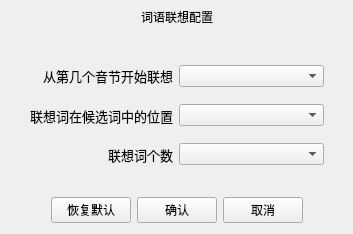
<?xml version="1.0" encoding="UTF-8"?>
<ui version="4.0">
 <class>suggestset</class>
 <widget class="QWidget" name="suggestset">
  <property name="geometry">
   <rect>
    <x>0</x>
    <y>0</y>
    <width>353</width>
    <height>234</height>
   </rect>
  </property>
  <property name="minimumSize">
   <size>
    <width>0</width>
    <height>0</height>
   </size>
  </property>
  <property name="maximumSize">
   <size>
    <width>16653</width>
    <height>16653</height>
   </size>
  </property>
  <property name="windowTitle">
   <string>词语联想设置</string>
  </property>
  <layout class="QVBoxLayout" name="verticalLayout_2">
   <property name="leftMargin">
    <number>0</number>
   </property>
   <property name="topMargin">
    <number>0</number>
   </property>
   <property name="rightMargin">
    <number>0</number>
   </property>
   <item>
    <layout class="QVBoxLayout" name="verticalLayout">
     <item>
      <widget class="QWidget" name="widget" native="true">
       <property name="minimumSize">
        <size>
         <width>298</width>
         <height>32</height>
        </size>
       </property>
       <property name="maximumSize">
        <size>
         <width>16635</width>
         <height>16635</height>
        </size>
       </property>
       <layout class="QHBoxLayout" name="horizontalLayout_2">
        <property name="leftMargin">
         <number>0</number>
        </property>
        <property name="topMargin">
         <number>0</number>
        </property>
        <property name="rightMargin">
         <number>0</number>
        </property>
        <property name="bottomMargin">
         <number>0</number>
        </property>
        <item>
         <layout class="QHBoxLayout" name="horizontalLayout">
          <item>
           <spacer name="horizontalSpacer">
            <property name="orientation">
             <enum>Qt::Horizontal</enum>
            </property>
            <property name="sizeType">
             <enum>QSizePolicy::Expanding</enum>
            </property>
            <property name="sizeHint" stdset="0">
             <size>
              <width>40</width>
              <height>20</height>
             </size>
            </property>
           </spacer>
          </item>
          <item>
           <widget class="QLabel" name="title_label">
            <property name="sizePolicy">
             <sizepolicy hsizetype="Preferred" vsizetype="Expanding">
              <horstretch>0</horstretch>
              <verstretch>0</verstretch>
             </sizepolicy>
            </property>
            <property name="text">
             <string>词语联想配置</string>
            </property>
           </widget>
          </item>
          <item>
           <spacer name="horizontalSpacer_2">
            <property name="orientation">
             <enum>Qt::Horizontal</enum>
            </property>
            <property name="sizeHint" stdset="0">
             <size>
              <width>40</width>
              <height>20</height>
             </size>
            </property>
           </spacer>
          </item>
         </layout>
        </item>
       </layout>
      </widget>
     </item>
     <item>
      <spacer name="verticalSpacer_2">
       <property name="orientation">
        <enum>Qt::Vertical</enum>
       </property>
       <property name="sizeType">
        <enum>QSizePolicy::Minimum</enum>
       </property>
       <property name="sizeHint" stdset="0">
        <size>
         <width>20</width>
         <height>20</height>
        </size>
       </property>
      </spacer>
     </item>
     <item>
      <layout class="QHBoxLayout" name="horizontalLayout_3" stretch="1,5,5,1">
       <item>
        <spacer name="horizontalSpacer_3">
         <property name="orientation">
          <enum>Qt::Horizontal</enum>
         </property>
         <property name="sizeHint" stdset="0">
          <size>
           <width>40</width>
           <height>20</height>
          </size>
         </property>
        </spacer>
       </item>
       <item>
        <widget class="QLabel" name="label_syllable_location">
         <property name="sizePolicy">
          <sizepolicy hsizetype="Preferred" vsizetype="Expanding">
           <horstretch>0</horstretch>
           <verstretch>0</verstretch>
          </sizepolicy>
         </property>
         <property name="font">
          <font>
           <family>微软雅黑</family>
           <pointsize>10</pointsize>
          </font>
         </property>
         <property name="layoutDirection">
          <enum>Qt::LeftToRight</enum>
         </property>
         <property name="text">
          <string>从第几个音节开始联想</string>
         </property>
         <property name="alignment">
          <set>Qt::AlignRight|Qt::AlignTrailing|Qt::AlignVCenter</set>
         </property>
        </widget>
       </item>
       <item>
        <widget class="QComboBox" name="comboBox_syllable_location">
         <property name="sizePolicy">
          <sizepolicy hsizetype="Expanding" vsizetype="Fixed">
           <horstretch>0</horstretch>
           <verstretch>0</verstretch>
          </sizepolicy>
         </property>
        </widget>
       </item>
       <item>
        <spacer name="horizontalSpacer_4">
         <property name="orientation">
          <enum>Qt::Horizontal</enum>
         </property>
         <property name="sizeHint" stdset="0">
          <size>
           <width>40</width>
           <height>20</height>
          </size>
         </property>
        </spacer>
       </item>
      </layout>
     </item>
     <item>
      <layout class="QHBoxLayout" name="horizontalLayout_4" stretch="1,5,5,1">
       <item>
        <spacer name="horizontalSpacer_5">
         <property name="orientation">
          <enum>Qt::Horizontal</enum>
         </property>
         <property name="sizeHint" stdset="0">
          <size>
           <width>40</width>
           <height>20</height>
          </size>
         </property>
        </spacer>
       </item>
       <item>
        <widget class="QLabel" name="label_suggestWord_location">
         <property name="sizePolicy">
          <sizepolicy hsizetype="Preferred" vsizetype="Expanding">
           <horstretch>0</horstretch>
           <verstretch>0</verstretch>
          </sizepolicy>
         </property>
         <property name="font">
          <font>
           <family>微软雅黑</family>
           <pointsize>10</pointsize>
          </font>
         </property>
         <property name="layoutDirection">
          <enum>Qt::LeftToRight</enum>
         </property>
         <property name="text">
          <string>联想词在候选词中的位置</string>
         </property>
         <property name="alignment">
          <set>Qt::AlignRight|Qt::AlignTrailing|Qt::AlignVCenter</set>
         </property>
        </widget>
       </item>
       <item>
        <widget class="QComboBox" name="comboBox_suggestWord_location"/>
       </item>
       <item>
        <spacer name="horizontalSpacer_6">
         <property name="orientation">
          <enum>Qt::Horizontal</enum>
         </property>
         <property name="sizeHint" stdset="0">
          <size>
           <width>40</width>
           <height>20</height>
          </size>
         </property>
        </spacer>
       </item>
      </layout>
     </item>
     <item>
      <layout class="QHBoxLayout" name="horizontalLayout_5" stretch="1,5,5,1">
       <item>
        <spacer name="horizontalSpacer_7">
         <property name="orientation">
          <enum>Qt::Horizontal</enum>
         </property>
         <property name="sizeHint" stdset="0">
          <size>
           <width>40</width>
           <height>20</height>
          </size>
         </property>
        </spacer>
       </item>
       <item>
        <widget class="QLabel" name="label_suggest_word_count">
         <property name="sizePolicy">
          <sizepolicy hsizetype="Preferred" vsizetype="Expanding">
           <horstretch>0</horstretch>
           <verstretch>0</verstretch>
          </sizepolicy>
         </property>
         <property name="font">
          <font>
           <family>微软雅黑</family>
           <pointsize>10</pointsize>
          </font>
         </property>
         <property name="text">
          <string>联想词个数</string>
         </property>
         <property name="alignment">
          <set>Qt::AlignRight|Qt::AlignTrailing|Qt::AlignVCenter</set>
         </property>
        </widget>
       </item>
       <item>
        <widget class="QComboBox" name="comboBox_suggest_word_count"/>
       </item>
       <item>
        <spacer name="horizontalSpacer_8">
         <property name="orientation">
          <enum>Qt::Horizontal</enum>
         </property>
         <property name="sizeHint" stdset="0">
          <size>
           <width>40</width>
           <height>20</height>
          </size>
         </property>
        </spacer>
       </item>
      </layout>
     </item>
     <item>
      <spacer name="verticalSpacer">
       <property name="orientation">
        <enum>Qt::Vertical</enum>
       </property>
       <property name="sizeType">
        <enum>QSizePolicy::Minimum</enum>
       </property>
       <property name="sizeHint" stdset="0">
        <size>
         <width>20</width>
         <height>20</height>
        </size>
       </property>
      </spacer>
     </item>
     <item>
      <layout class="QHBoxLayout" name="horizontalLayout_6" stretch="0,0,0,0,0">
       <item>
        <spacer name="horizontalSpacer_9">
         <property name="orientation">
          <enum>Qt::Horizontal</enum>
         </property>
         <property name="sizeHint" stdset="0">
          <size>
           <width>40</width>
           <height>20</height>
          </size>
         </property>
        </spacer>
       </item>
       <item>
        <widget class="QPushButton" name="button_reset">
         <property name="text">
          <string>恢复默认</string>
         </property>
        </widget>
       </item>
       <item>
        <widget class="QPushButton" name="button_ok">
         <property name="text">
          <string>确认</string>
         </property>
        </widget>
       </item>
       <item>
        <widget class="QPushButton" name="button_cancel">
         <property name="text">
          <string>取消</string>
         </property>
        </widget>
       </item>
       <item>
        <spacer name="horizontalSpacer_10">
         <property name="orientation">
          <enum>Qt::Horizontal</enum>
         </property>
         <property name="sizeHint" stdset="0">
          <size>
           <width>40</width>
           <height>20</height>
          </size>
         </property>
        </spacer>
       </item>
      </layout>
     </item>
    </layout>
   </item>
  </layout>
 </widget>
 <resources/>
 <connections/>
</ui>
